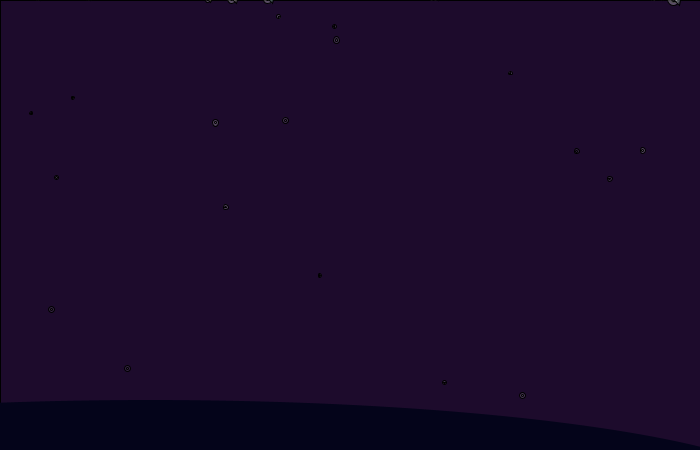
Frame 1 (no input)
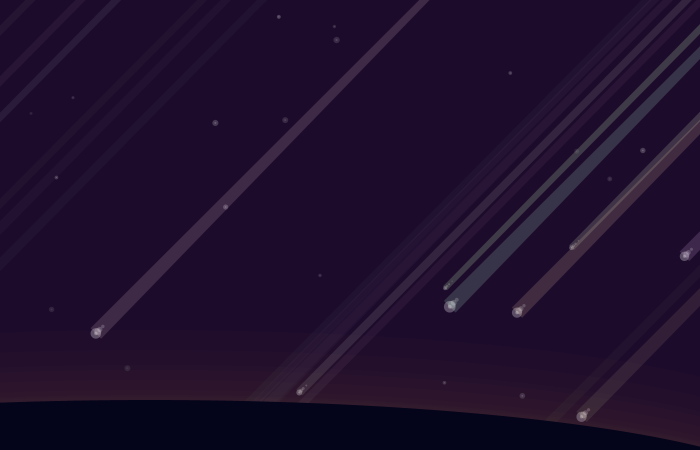
Frame 60 (the mouse pressed at the canvas centre just before this capture)
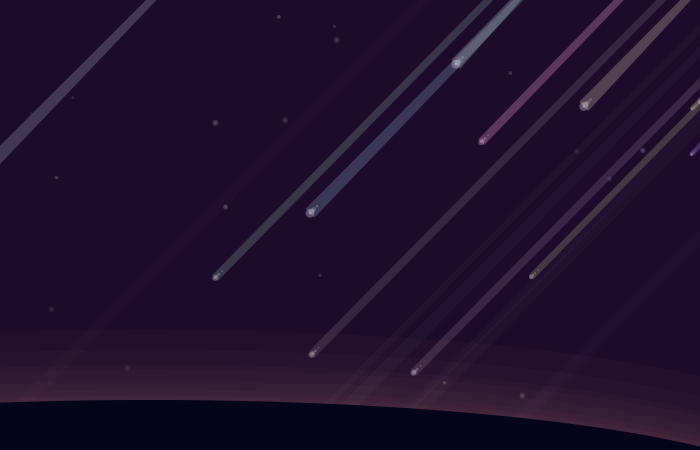
Frame 120 (the mouse held since frame 60 and released just before this capture)

The Processing sketch that drew these frames (run headless with seeded random() and noise(); from frame 60 on, the mouse is pressed at the canvas centre):

// Processing sketch: processing_131552
// ── processing_131552.pde

Sunrise sunrise; 
int totalStars=20;
int totalMeteors=20;
boolean sunAlphaSwitch;
Meteor[] meteors= new Meteor[totalMeteors];
Stars[] stars = new Stars[totalStars];


void setup() {
  size(700, 450);
  sunrise= new Sunrise();
  sunAlphaSwitch=true; 
  for (int i=0; i <totalStars; i++) {
    stars[i]= new Stars();
  } 
  for (int i=0; i <totalMeteors; i++) {
    meteors[i]= new Meteor();
  }
}


void draw() {
  background(29, 11, 44);
  ellipseMode(CENTER);
  rectMode(CENTER);  

  ////draw the stars\\\\
  for (int i=0; i <totalStars; i++) {
    stars[i].drawStar();
  } 


  ////fade the stars with the sunrise\\\\   
  sunrise.fadeStars();


  //////draw the meteors\\\\\\
  for (int i=0; i <totalMeteors; i++) {

    meteors[i].moveMeteor();
    meteors[i].drawMeteor();
    meteors[i].meteorTail();
  }

  for (int i=0; i <totalMeteors; i++) {

    if ( meteors[i].yPos > height+300) { // if the meteor gets too far it'll restart
      meteors[i]= new Meteor();
    }
  }

    ///////////////lighter colors near bottom\\\\\\\\\\\\\\\\  
    sunrise.drawLight();
    sunrise.fadeLight(); 


    ///////////////foreground landmass\\\\\\\\\\\\\\\\\
    fill(4, 4, 26);
    ellipse(150, 500, 1300, 200);
  }

class Meteor{
  float xPos;
  float yPos;
  float speed;
  float w;
  float origX;
  float origY;
  float tailAlpha;
  float r;
  float g;
  float b;
  
  Meteor(){
   xPos= random(20, 1050); //meteors will always start in the top right
   yPos=-10; //meteors will always start out of frame
   speed= random(4, 10); //meteors generate at different speeds
   w=random(3, 12);
   
   r= random(152, 255);
   g=random(152, 255);
   b=random(152, 255); 
   
   origX= xPos;
   origY= yPos;
   tailAlpha=70;//sets the original tail transparency so it can fade out
   } 
  
  void drawMeteor(){
    //////// HEAD \\\\\\\
    fill(250, 70);
    ellipse(xPos, yPos, w, w);//the main body of the meteor
    ellipse(xPos, yPos, w/3, w/3); //the center glowy core of the meteor
    
    
    /////// BODY \\\\\\\
    fill(250, 50);
    ellipse(xPos+2, yPos-2, 2*(w/3), 2*(w/3));//biggest part of the taper
    ellipse(xPos+4, yPos-4, (w/2), (w/2));//medium taper
    ellipse(xPos+7, yPos-7, (w/3), (w/3));//smallest taper

  }
  
 void meteorTail(){
  fill(r, g, b, tailAlpha);
  
  ///////////draw tail
   beginShape();
   vertex(xPos-(w/2), yPos-(w/2));
   vertex(xPos+(w/2), yPos+(w/2));
   vertex(origX, origY);
   vertex(origX-10, origY);
   vertex(xPos-(w/2), yPos-(w/2));
   endShape();
 
   if(yPos> 20 && yPos<100){
    tailAlpha= 75;
   } 
   else if (yPos>100 && yPos<150){
     tailAlpha =75;
   }
   else if (yPos>150 && yPos<200){
     tailAlpha=60;
   }
   else if (yPos>200 && yPos<250 ){
     tailAlpha=55;
   }
   else if (yPos>250 && yPos<300){
     tailAlpha=50;
   }
   else if (yPos>300 && yPos<325){
     tailAlpha=45;
   }
   else if (yPos>325 && yPos<350){
     tailAlpha=40;
   }
   else if (yPos>350 && yPos<375){
     tailAlpha=35;
   }
   else if (yPos>375 && yPos<400){
     tailAlpha=30;
   }
    else if (yPos>400 && yPos<410){
     tailAlpha=25;
   }
   else if (yPos>410 && yPos<420){
     tailAlpha=20;
   }
   else if (yPos>420 && yPos<450){
     tailAlpha=15;
   }
    else if (yPos>450 && yPos<500){
     tailAlpha=10;
   }
    else if (yPos>500 && yPos<650){
     tailAlpha=7;
   }
   else if (yPos>650 && yPos<675){
     tailAlpha=4;
   }
   else if (yPos>675 && yPos<700){
     tailAlpha=0;
   }
   
 }
 
  void moveMeteor(){
    xPos-=speed;
    yPos+=speed;
  }
  
  
  
  
  
}
class Stars{
float starAlpha;
float starX;
float starY;
float starW;
  Stars(){
    //sets the initial star position and alpha to random
    starAlpha= random(20, 70);
    starX=random(10, width-10);
    starY=random(10, height-10);
    starW=random(3, 7);
  }
  void drawStar(){
   fill(250, starAlpha);
   //two layers to the star, the bright center and the pale outer ring
   ellipse(starX, starY, starW,starW);
   ellipse(starX, starY, starW/3,starW/3);
  }
  
 
}
class Sunrise {
  float bgAlpha;
  float sunAlpha; 

  Sunrise(){
    bgAlpha=0;
    sunAlpha=0.2;

  }
  
  void drawLight(){
    
  //////sets the initial alpha, each ellipse layer will stack on top and makes a gradient  
  fill(255, 170, 113, sunAlpha);
  noStroke();
  ellipse(150, 497, 1300, 200);
  ellipse(150, 495, 1300, 200);
  ellipse(150, 490, 1300, 200);
  ellipse(150, 480, 1300, 200);
  ellipse(150, 470, 1300, 200);
  ellipse(150, 465, 1300, 200);
  ellipse(150, 450, 1300, 200);
  ellipse(150, 430, 1300, 200);
  }
  
  void fadeLight(){
    //if the alpha is less than zero or greater than 20 it reverses the "direction" of the fade
    if (sunAlphaSwitch == true){
     sunAlpha+=.05;
     bgAlpha+=.7;
    }
    if (sunAlpha >= 20){
      sunAlphaSwitch = false;
    }
    
     if( sunAlphaSwitch==false) {
      sunAlpha-=.05;
      bgAlpha-=.7;

    }
    
    if (sunAlpha <= 0){
     sunAlphaSwitch = true; 
    }
      }
      
////////draws a transparent rectangle that varies in transparancy\\\\\\
  void fadeStars(){
    fill(29, 11, 44, bgAlpha);
    rect(width/2, height/2, width, height);
    
  }
}
